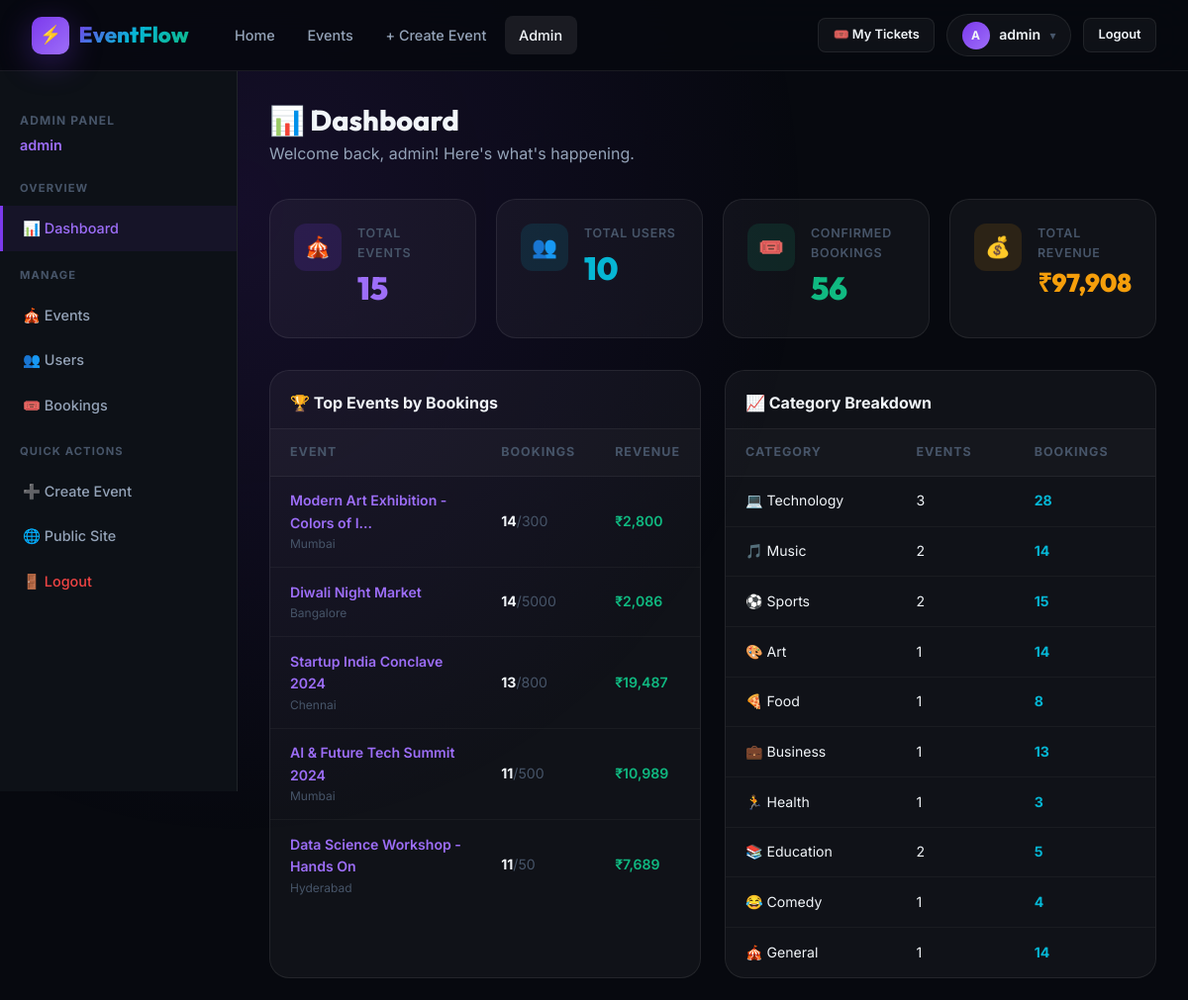
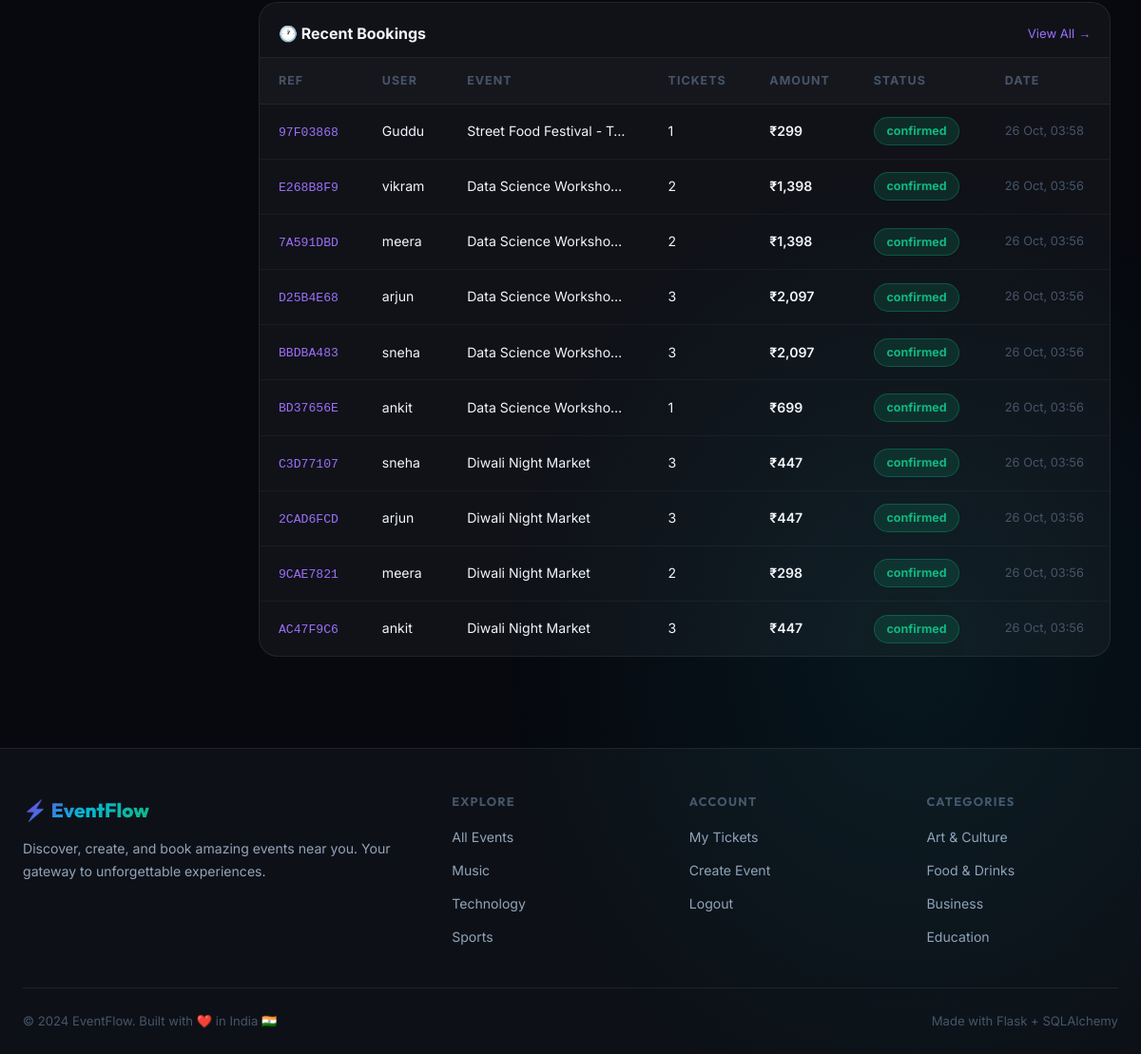
The page /admin/dashboard (signed in) on the database its author committed (2 pictures, top to bottom).
### app/models.py (models this page shows, shortened)
class User(UserMixin, db.Model):
    __tablename__ = 'users'
    id = db.Column(db.Integer, primary_key=True)
    username = db.Column(db.String(80), unique=True, nullable=False)
    email = db.Column(db.String(120), unique=True, nullable=False)
    password_hash = db.Column(db.String(256), nullable=False)
    role = db.Column(db.String(20), default='attendee')
    avatar = db.Column(db.String(200), default='default_avatar.png')
    bio = db.Column(db.Text, default='')
    is_active = db.Column(db.Boolean, default=True)
    created_at = db.Column(db.DateTime, default=datetime.utcnow)
    events = db.relationship('Event', backref='organizer', lazy=True, foreign_keys='Event.organizer_id')
    bookings = db.relationship('Booking', backref='user', lazy=True)
    def is_admin(self):
        return self.role == 'admin'
    def is_organizer(self):
        return self.role in ['organizer', 'admin']

class Event(db.Model):
    __tablename__ = 'events'
    id = db.Column(db.Integer, primary_key=True)
    title = db.Column(db.String(200), nullable=False)
    description = db.Column(db.Text, nullable=False)
    event_date = db.Column(db.Date, nullable=False)
    event_time = db.Column(db.Time, nullable=False)
    venue = db.Column(db.String(300), nullable=False)
    city = db.Column(db.String(100), nullable=False, default='')
    category = db.Column(db.String(50), default='General')
    capacity = db.Column(db.Integer, nullable=False, default=100)
    price = db.Column(db.Float, nullable=False, default=0.0)
    banner_image = db.Column(db.String(300), default='default_event.jpg')
    organizer_id = db.Column(db.Integer, db.ForeignKey('users.id'), nullable=False)
    is_featured = db.Column(db.Boolean, default=False)
    is_active = db.Column(db.Boolean, default=True)
    created_at = db.Column(db.DateTime, default=datetime.utcnow)
    bookings = db.relationship('Booking', backref='event', lazy=True)
    @property
    def booked_count(self):
        return sum(b.tickets_count for b in self.bookings if b.status == 'confirmed')
    @property
    def revenue(self):
        return sum(b.total_price for b in self.bookings if b.status == 'confirmed')

class Booking(db.Model):
    __tablename__ = 'bookings'
    id = db.Column(db.Integer, primary_key=True)
    user_id = db.Column(db.Integer, db.ForeignKey('users.id'), nullable=False)
    event_id = db.Column(db.Integer, db.ForeignKey('events.id'), nullable=False)
    tickets_count = db.Column(db.Integer, nullable=False, default=1)
    total_price = db.Column(db.Float, nullable=False, default=0.0)
    status = db.Column(db.String(20), default='confirmed')
    booking_ref = db.Column(db.String(36), unique=True, default=lambda: str(uuid.uuid4())[:8].upper())
    qr_code_path = db.Column(db.String(300), default='')
    attendee_name = db.Column(db.String(100), default='')
    attendee_email = db.Column(db.String(120), default='')
    created_at = db.Column(db.DateTime, default=datetime.utcnow)

### app/admin/routes.py (the view)
@admin.route('/dashboard')
@login_required
@admin_required
def dashboard():
    total_users = User.query.count()
    total_events = Event.query.filter_by(is_active=True).count()
    total_bookings = Booking.query.filter_by(status='confirmed').count()
    total_revenue = db.session.query(db.func.sum(Booking.total_price)).filter_by(status='confirmed').scalar() or 0
    recent_bookings = Booking.query.order_by(Booking.created_at.desc()).limit(10).all()
    top_events = Event.query.filter_by(is_active=True).all()
    top_events.sort(key=lambda e: e.booked_count, reverse=True)
    top_events = top_events[:5]
    category_stats = {}
    for event in Event.query.filter_by(is_active=True).all():
        cat = event.category
        if cat not in category_stats:
            category_stats[cat] = {'count': 0, 'bookings': 0}
        category_stats[cat]['count'] += 1
        category_stats[cat]['bookings'] += event.booked_count
    return render_template('admin/dashboard.html',
                           total_users=total_users, total_events=total_events,
                           total_bookings=total_bookings, total_revenue=total_revenue,
                           recent_bookings=recent_bookings, top_events=top_events,
                           category_stats=category_stats, title='Admin Dashboard')

### app/admin/routes.py (called while the page is built)
def admin_required(f):
    @wraps(f)
    def decorated(*args, **kwargs):
        if not current_user.is_authenticated or not current_user.is_admin():
            abort(403)
        return f(*args, **kwargs)
    return decorated

### app/models.py (called while the page is built)
@login_manager.user_loader
def load_user(user_id):
    return User.query.get(int(user_id))

### app/templates/admin/dashboard.html
{% extends 'admin/layout.html' %}
{% block admin_content %}
<div style="margin-bottom:2rem;">
  <h1 style="font-size:1.8rem;font-weight:800;margin-bottom:0.3rem;">📊 Dashboard</h1>
  <p style="color:var(--text-secondary);">Welcome back, {{ current_user.username }}! Here's what's happening.</p>
</div>
<div class="admin-stats-grid">
  <div class="admin-stat-card">
    <div class="admin-stat-icon" style="background:rgba(124,58,237,0.15);">🎪</div>
    <div>
      <div style="font-size:0.78rem;color:var(--text-muted);font-weight:600;text-transform:uppercase;letter-spacing:0.06em;">Total Events</div>
      <div style="font-size:2rem;font-weight:900;font-family:'Outfit',sans-serif;color:var(--violet-light);" data-count="{{ total_events }}">{{ total_events }}</div>
    </div>
  </div>
  <div class="admin-stat-card">
    <div class="admin-stat-icon" style="background:rgba(6,182,212,0.12);">👥</div>
    <div>
      <div style="font-size:0.78rem;color:var(--text-muted);font-weight:600;text-transform:uppercase;letter-spacing:0.06em;">Total Users</div>
      <div style="font-size:2rem;font-weight:900;font-family:'Outfit',sans-serif;color:var(--cyan);" data-count="{{ total_users }}">{{ total_users }}</div>
    </div>
  </div>
  <div class="admin-stat-card">
    <div class="admin-stat-icon" style="background:rgba(16,185,129,0.12);">🎟️</div>
    <div>
      <div style="font-size:0.78rem;color:var(--text-muted);font-weight:600;text-transform:uppercase;letter-spacing:0.06em;">Confirmed Bookings</div>
      <div style="font-size:2rem;font-weight:900;font-family:'Outfit',sans-serif;color:var(--green);" data-count="{{ total_bookings }}">{{ total_bookings }}</div>
    </div>
  </div>
  <div class="admin-stat-card">
    <div class="admin-stat-icon" style="background:rgba(245,158,11,0.12);">💰</div>
    <div>
      <div style="font-size:0.78rem;color:var(--text-muted);font-weight:600;text-transform:uppercase;letter-spacing:0.06em;">Total Revenue</div>
      <div style="font-size:1.6rem;font-weight:900;font-family:'Outfit',sans-serif;color:var(--amber);">₹{{ '{:,.0f}'.format(total_revenue) }}</div>
    </div>
  </div>
</div>
<div style="display:grid;grid-template-columns:1fr 1fr;gap:1.5rem;margin-bottom:1.5rem;">
  <div class="data-table-wrapper">
    <div style="padding:1.25rem 1.25rem 0.75rem;font-weight:700;font-size:1rem;border-bottom:1px solid var(--border);">🏆 Top Events by Bookings</div>
    {% if top_events %}
      <table class="data-table">
        <thead><tr>
          <th>Event</th>
          <th>Bookings</th>
          <th>Revenue</th>
        </tr></thead>
        <tbody>
          {% for ev in top_events %}
            <tr>
              <td>
                <a href="{{ url_for('events.detail', event_id=ev.id) }}" style="font-weight:600;color:var(--violet-light);">{{ ev.title[:35] }}{{ '...' if ev.title|length > 35 }}</a>
                <div style="font-size:0.75rem;color:var(--text-muted);">{{ ev.city }}</div>
              </td>
              <td><span style="font-weight:700;">{{ ev.booked_count }}</span><span style="color:var(--text-muted);">/{{ ev.capacity }}</span></td>
              <td style="font-weight:600;color:var(--green);">₹{{ '{:,.0f}'.format(ev.revenue) }}</td>
            </tr>
          {% endfor %}
        </tbody>
      </table>
    {% else %}
      <div style="padding:2rem;text-align:center;color:var(--text-muted);">No events yet</div>
    {% endif %}
  </div>
  <div class="data-table-wrapper">
    <div style="padding:1.25rem 1.25rem 0.75rem;font-weight:700;font-size:1rem;border-bottom:1px solid var(--border);">📈 Category Breakdown</div>
    {% set cat_icons = {'Music':'🎵','Technology':'💻','Sports':'⚽','Art':'🎨','Food':'🍕','Business':'💼','Health':'🏃','Education':'📚','Comedy':'😂','General':'🎪'} %}
    {% if category_stats %}
      <table class="data-table">
        <thead><tr><th>Category</th><th>Events</th><th>Bookings</th></tr></thead>
        <tbody>
          {% for cat, data in category_stats.items() %}
            <tr>
              <td>{{ cat_icons.get(cat,'🎪') }} {{ cat }}</td>
              <td>{{ data.count }}</td>
              <td><span style="font-weight:700;color:var(--cyan);">{{ data.bookings }}</span></td>
            </tr>
          {% endfor %}
        </tbody>
      </table>
    {% else %}
      <div style="padding:2rem;text-align:center;color:var(--text-muted);">No data yet</div>
    {% endif %}
  </div>
</div>
<div class="data-table-wrapper">
  <div style="padding:1.25rem 1.25rem 0.75rem;display:flex;align-items:center;justify-content:space-between;border-bottom:1px solid var(--border);">
    <span style="font-weight:700;font-size:1rem;">🕐 Recent Bookings</span>
    <a href="{{ url_for('admin.all_bookings') }}" style="font-size:0.82rem;color:var(--violet-light);">View All →</a>
  </div>
  {% if recent_bookings %}
    <table class="data-table">
      <thead><tr>
        <th>Ref</th><th>User</th><th>Event</th><th>Tickets</th><th>Amount</th><th>Status</th><th>Date</th>
      </tr></thead>
      <tbody>
        {% for b in recent_bookings %}
          <tr>
            <td><span style="font-family:monospace;font-size:0.82rem;color:var(--violet-light);">{{ b.booking_ref }}</span></td>
            <td>{{ b.user.username }}</td>
            <td style="max-width:200px;overflow:hidden;text-overflow:ellipsis;white-space:nowrap;">
              <a href="{{ url_for('events.detail', event_id=b.event_id) }}" style="color:var(--text-primary);">{{ b.event.title[:30] }}</a>
            </td>
            <td>{{ b.tickets_count }}</td>
            <td style="font-weight:600;">{% if b.total_price == 0 %}FREE{% else %}₹{{ '{:,.0f}'.format(b.total_price) }}{% endif %}</td>
            <td><span class="status-badge status-{{ b.status }}">{{ b.status }}</span></td>
            <td style="color:var(--text-muted);font-size:0.8rem;">{{ b.created_at.strftime('%d %b, %H:%M') }}</td>
          </tr>
        {% endfor %}
      </tbody>
    </table>
  {% else %}
    <div style="padding:2rem;text-align:center;color:var(--text-muted);">No bookings yet</div>
  {% endif %}
</div>
{% endblock %}

### app/templates/admin/layout.html
{% extends 'base.html' %}
{% block content %}
<div class="admin-layout">
  <aside class="admin-sidebar">
    <div style="padding:1rem 1.25rem 1.5rem;">
      <div style="font-size:0.75rem;font-weight:700;color:var(--text-muted);text-transform:uppercase;letter-spacing:0.1em;margin-bottom:0.25rem;">Admin Panel</div>
      <div style="font-size:0.9rem;font-weight:600;color:var(--violet-light);">{{ current_user.username }}</div>
    </div>
    <div class="admin-sidebar-title">Overview</div>
    <a href="{{ url_for('admin.dashboard') }}" class="admin-nav-item {{ 'active' if request.endpoint == 'admin.dashboard' }}">
      📊 Dashboard
    </a>
    <div class="admin-sidebar-title" style="margin-top:1rem;">Manage</div>
    <a href="{{ url_for('admin.events') }}" class="admin-nav-item {{ 'active' if request.endpoint == 'admin.events' }}">
      🎪 Events
    </a>
    <a href="{{ url_for('admin.users') }}" class="admin-nav-item {{ 'active' if request.endpoint == 'admin.users' }}">
      👥 Users
    </a>
    <a href="{{ url_for('admin.all_bookings') }}" class="admin-nav-item {{ 'active' if request.endpoint == 'admin.all_bookings' }}">
      🎟️ Bookings
    </a>
    <div class="admin-sidebar-title" style="margin-top:1rem;">Quick Actions</div>
    <a href="{{ url_for('events.create') }}" class="admin-nav-item">➕ Create Event</a>
    <a href="{{ url_for('events.list_events') }}" class="admin-nav-item">🌐 Public Site</a>
    <a href="{{ url_for('auth.logout') }}" class="admin-nav-item" style="color:var(--red);">🚪 Logout</a>
  </aside>
  <main class="admin-content">
    {% block admin_content %}{% endblock %}
  </main>
</div>
{% endblock %}

### app/templates/base.html (shortened to what this page needs)
<!DOCTYPE html>
<html lang="en">
<head>
  <link rel="stylesheet" href="{{ url_for('static', filename='css/style.css') }}"/>
</head>
<body>
<nav class="navbar" id="navbar">
  <div class="nav-container">
    <a href="{{ url_for('main.index') }}" class="nav-logo">
      <div class="logo-icon">⚡</div>
      <span class="gradient-text">EventFlow</span>
    </a>
    <div class="nav-links">
      <a href="{{ url_for('main.index') }}" class="{{ 'active' if request.endpoint == 'main.index' }}">Home</a>
      <a href="{{ url_for('events.list_events') }}" class="{{ 'active' if request.blueprint == 'events' }}">Events</a>
      {% if current_user.is_authenticated and current_user.is_organizer() %}
        <a href="{{ url_for('events.create') }}" class="{{ 'active' if request.endpoint == 'events.create' }}">+ Create Event</a>
      {% endif %}
      {% if current_user.is_authenticated and current_user.is_admin() %}
        <a href="{{ url_for('admin.dashboard') }}" class="{{ 'active' if request.blueprint == 'admin' }}">Admin</a>
      {% endif %}
    </div>
    <div class="nav-actions">
      {% if current_user.is_authenticated %}
        <a href="{{ url_for('bookings.my_bookings') }}" class="btn btn-secondary btn-sm">🎟️ My Tickets</a>
        <div class="nav-user">
          <div class="nav-avatar">{{ current_user.username[0].upper() }}</div>
          <span style="font-size:0.88rem;font-weight:600;">{{ current_user.username }}</span>
          <span style="color:var(--text-muted);font-size:0.75rem;">▾</span>
        </div>
        <a href="{{ url_for('auth.logout') }}" class="btn btn-secondary btn-sm">Logout</a>
      {% else %}
        <a href="{{ url_for('auth.login') }}" class="btn btn-secondary btn-sm">Sign In</a>
        <a href="{{ url_for('auth.register') }}" class="btn btn-primary btn-sm">Get Started</a>
      {% endif %}
    </div>
  </div>
</nav>
<div class="page-wrapper">
  {% block content %}{% endblock %}
</div>
<footer class="footer">
  <div class="container">
    <div class="footer-grid">
      <div class="footer-brand">
        <div class="brand-title"><span class="gradient-text">⚡ EventFlow</span></div>
        <p>Discover, create, and book amazing events near you. Your gateway to unforgettable experiences.</p>
      </div>
      <div class="footer-col">
        <h4>Explore</h4>
        <ul>
          <li><a href="{{ url_for('events.list_events') }}">All Events</a></li>
          <li><a href="{{ url_for('events.list_events', category='Music') }}">Music</a></li>
          <li><a href="{{ url_for('events.list_events', category='Technology') }}">Technology</a></li>
          <li><a href="{{ url_for('events.list_events', category='Sports') }}">Sports</a></li>
        </ul>
      </div>
      <div class="footer-col">
        <h4>Account</h4>
        <ul>
          {% if current_user.is_authenticated %}
            <li><a href="{{ url_for('bookings.my_bookings') }}">My Tickets</a></li>
            {% if current_user.is_organizer() %}
              <li><a href="{{ url_for('events.create') }}">Create Event</a></li>
            {% endif %}
            <li><a href="{{ url_for('auth.logout') }}">Logout</a></li>
          {% else %}
            <li><a href="{{ url_for('auth.login') }}">Sign In</a></li>
            <li><a href="{{ url_for('auth.register') }}">Register</a></li>
          {% endif %}
        </ul>
      </div>
      <div class="footer-col">
        <h4>Categories</h4>
        <ul>
          <li><a href="{{ url_for('events.list_events', category='Art') }}">Art & Culture</a></li>
          <li><a href="{{ url_for('events.list_events', category='Food') }}">Food & Drinks</a></li>
          <li><a href="{{ url_for('events.list_events', category='Business') }}">Business</a></li>
          <li><a href="{{ url_for('events.list_events', category='Education') }}">Education</a></li>
        </ul>
      </div>
    </div>
    <div class="footer-bottom">
      <span>© 2024 EventFlow. Built with ❤️ in India 🇮🇳</span>
      <span>Made with Flask + SQLAlchemy</span>
    </div>
  </div>
</footer>
</body>
</html>

### rows shown on the page
User: username "A", username "admin"
Event: title "Modern Art Exhibition - Colors of I", title "...", city "Mumbai", booked_count "14", capacity "300", get "🎨", category "Art", count "1", bookings "14"
Booking: revenue "2,800"
Event: title "Diwali Night Market", city "Bangalore", booked_count "14", capacity "5000", get "🎪", category "General", count "1", bookings "14"
Booking: revenue "2,086"
Event: title "Startup India Conclave 2024", city "Chennai", booked_count "13", capacity "800", get "💼", category "Business", count "1", bookings "13"
Booking: revenue "19,487"
Event: title "AI & Future Tech Summit 2024", city "Mumbai", booked_count "11", capacity "500", get "💻", category "Technology", count "3", bookings "28"
Booking: revenue "10,989"
Event: title "Data Science Workshop - Hands On", city "Hyderabad", booked_count "11", capacity "50"
Booking: revenue "7,689", booking_ref "BD37656E", user.username "ankit", event "Data Science Worksho…", tickets_count "1", total_price "699", status "confirmed", created_at "26 Oct, 03:56"
Event: get "🎵", category "Music", count "2", bookings "14"
Event: get "⚽", category "Sports", count "2", bookings "15"
Event: get "🍕", category "Food", count "1", bookings "8"
Event: get "🏃", category "Health", count "1", bookings "3"
Event: get "📚", category "Education", count "2", bookings "5"
Event: get "😂", category "Comedy", count "1", bookings "4"
Booking: booking_ref "97F03868", user.username "Guddu", event "Street Food Festival - T…", tickets_count "1", total_price "299", status "confirmed", created_at "26 Oct, 03:58"
Booking: booking_ref "E268B8F9", user.username "vikram", event "Data Science Worksho…", tickets_count "2", total_price "1,398", status "confirmed", created_at "26 Oct, 03:56"
Booking: booking_ref "7A591DBD", user.username "meera", event "Data Science Worksho…", tickets_count "2", total_price "1,398", status "confirmed", created_at "26 Oct, 03:56"
Booking: booking_ref "D25B4E68", user.username "arjun", event "Data Science Worksho…", tickets_count "3", total_price "2,097", status "confirmed", created_at "26 Oct, 03:56"
Booking: booking_ref "BBDBA483", user.username "sneha", event "Data Science Worksho…", tickets_count "3", total_price "2,097", status "confirmed", created_at "26 Oct, 03:56"
Booking: booking_ref "C3D77107", user.username "sneha", event "Diwali Night Market", tickets_count "3", total_price "447", status "confirmed", created_at "26 Oct, 03:56"
Booking: booking_ref "2CAD6FCD", user.username "arjun", event "Diwali Night Market", tickets_count "3", total_price "447", status "confirmed", created_at "26 Oct, 03:56"
Booking: booking_ref "9CAE7821", user.username "meera", event "Diwali Night Market", tickets_count "2", total_price "298", status "confirmed", created_at "26 Oct, 03:56"
Booking: booking_ref "AC47F9C6", user.username "ankit", event "Diwali Night Market", tickets_count "3", total_price "447", status "confirmed", created_at "26 Oct, 03:56"

### other values the page prints
{{ total_events }} "15"
{{ total_users }} "10"
{{ total_bookings }} "56"
{{ '{:,.0f}'.format(total_revenue) }} "97,908"
